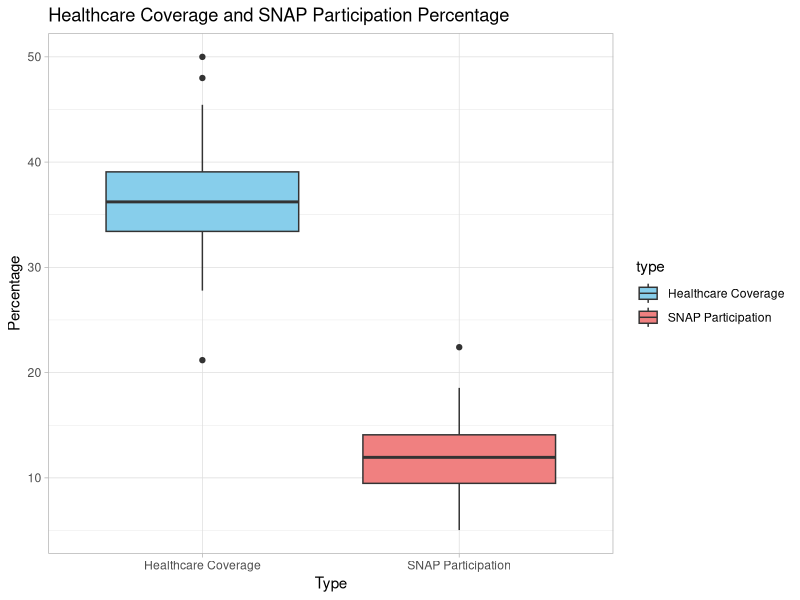
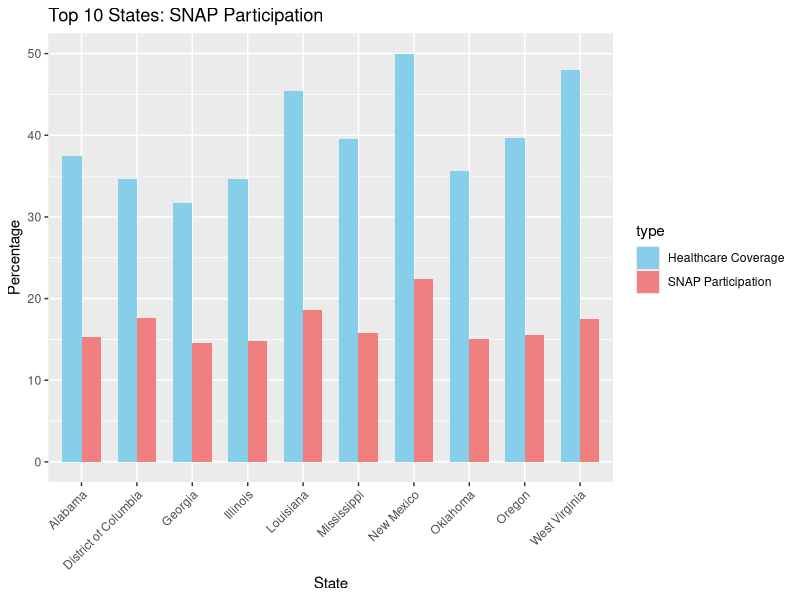
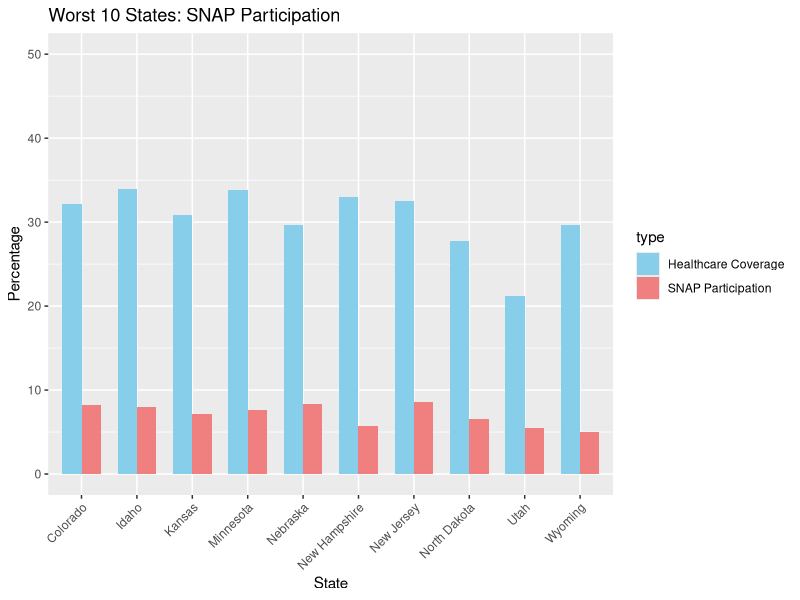
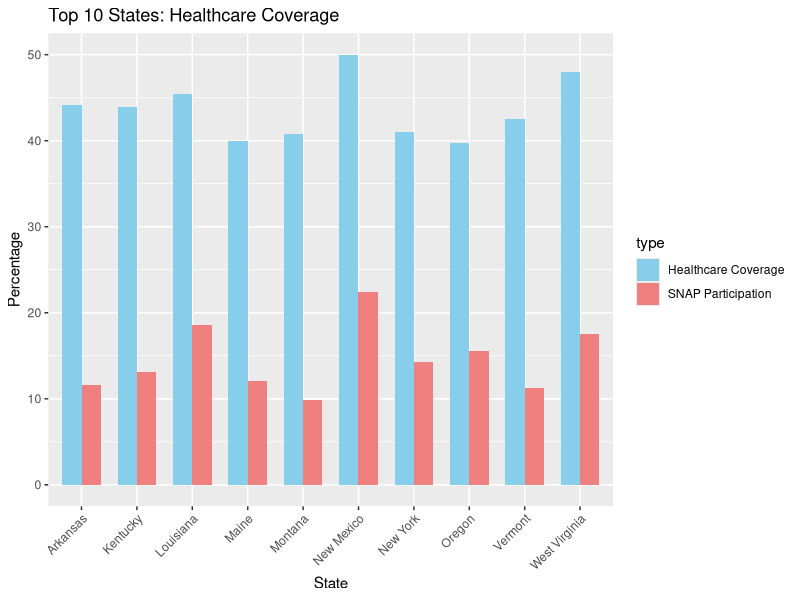
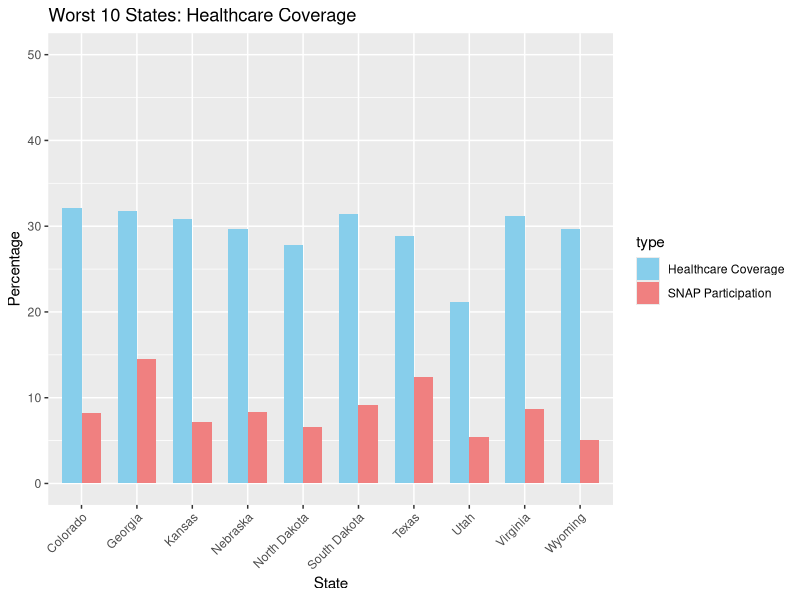
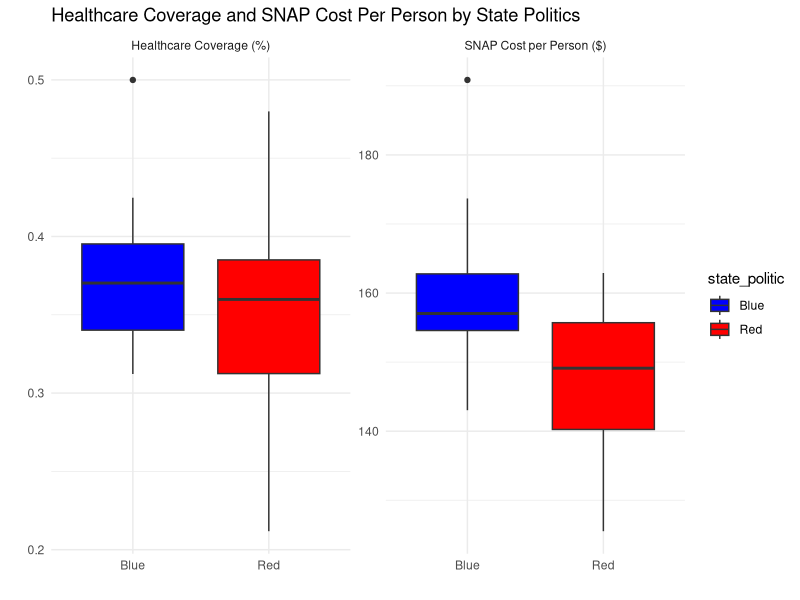
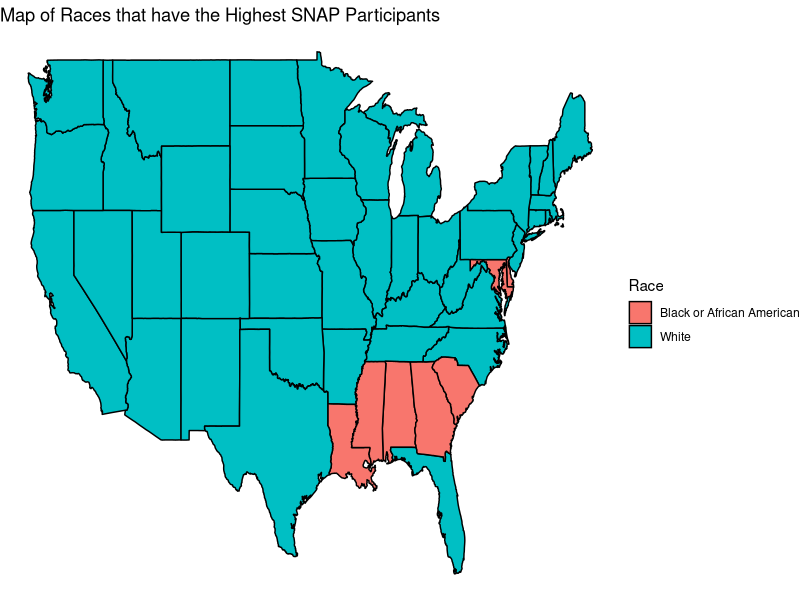
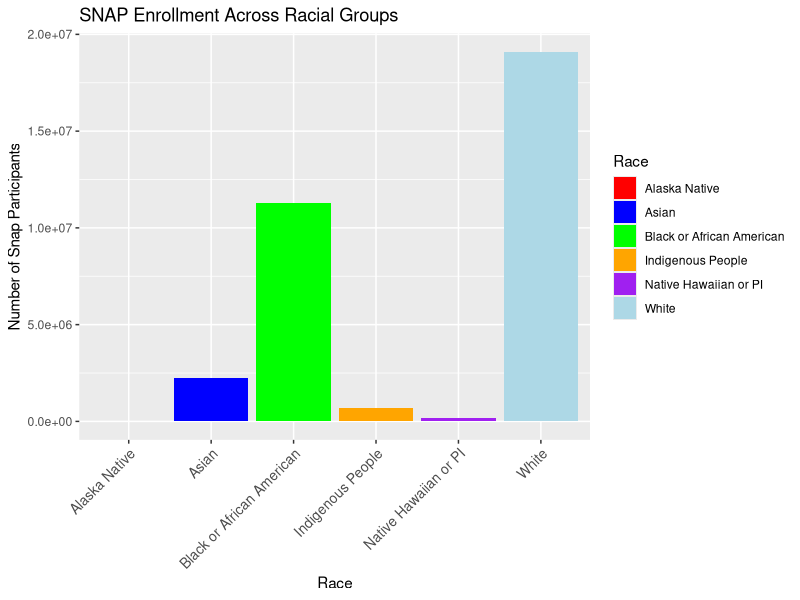

These charts were generated, in order, by the following R code: (Note: this script raises an error after producing the figures.)
## ---- chunk 1
knitr::opts_chunk$set(echo = TRUE)
## ---- chunk 2

library(tidyverse)
merged_data <- read_delim("merged_data.csv")
 
## ---- chunk 3
#I took the average of Total(population) for each state across the years to calculate the Average Population for each state. Then I added it to a new dataframe named SNAP_healthcare.
SNAP_healthcare <- merged_data %>%
  group_by(State) %>%
  summarise(`Average Population` = mean(`Total`))
## ---- chunk 4
#I took the average of SNAP Persons Participation for each state across the years. Then divided that by the Average Population to get the percentage of average SNAP participation for each state.
SNAP_participation <- merged_data %>%
  group_by(State) %>%
  summarise(Average_SNAP_Persons = mean(`SNAP Persons Participation`))

SNAP_healthcare <- left_join(SNAP_healthcare, SNAP_participation, by = "State")

SNAP_healthcare$snap_participation_percent <- (SNAP_healthcare$Average_SNAP_Persons / SNAP_healthcare$`Average Population`) * 100

## ---- chunk 5
#Calculating the percentage of healthcare coverage for each state, and then computing the average healthcare coverage across all the years.
healthcare_coverage <- merged_data %>%
  mutate(Healthcare_Coverage_Percentage = (`With public health coverage` / Total * 100))

average_healthcare_coverage <- healthcare_coverage %>%
  group_by(State) %>%
  summarise(Average_Healthcare_Coverage_Percentage = mean(Healthcare_Coverage_Percentage, na.rm = TRUE))
## ---- chunk 6
#Merging the dataset with average SNAP participation percentage and the dataset with average healthcare coverage percentage.
merged_SNAP_healthcare <- merge(average_healthcare_coverage, SNAP_healthcare, by = "State")

percentage <- merged_SNAP_healthcare %>% 
  select(State, Average_Healthcare_Coverage_Percentage, snap_participation_percent) %>% 
  rename(`Healthcare Coverage` = Average_Healthcare_Coverage_Percentage,
         `SNAP Participation` = snap_participation_percent)
## ---- chunk 7
#I reshaped the percentage data into long-form.
percentage_long <- percentage %>%
  pivot_longer(cols = -State, names_to = "type", values_to = "percentage")

## ---- chunk 8
#Plotting a boxplot using long form
plotHealthSnap <- ggplot(percentage_long, aes(x = type, y = percentage, fill = type)) +
  geom_boxplot() +
  scale_fill_manual(values = c("Healthcare Coverage" = "skyblue", "SNAP Participation" = "lightcoral")) +
  labs(title = "Healthcare Coverage and SNAP Participation Percentage",
       x = "Type",
       y = "Percentage") +
  theme_light()
print(plotHealthSnap)  
## ---- chunk 9
#Ranking the states by SNAP participation percentage.
merged_SNAP_healthcare <- merged_SNAP_healthcare %>%
  mutate(Rank_SNAP_Participation = rank(-snap_participation_percent))



top_10_states <- merged_SNAP_healthcare %>%
  filter(Rank_SNAP_Participation <= 10) %>%
  arrange(snap_participation_percent)

worst_10_states <- merged_SNAP_healthcare %>%
  filter(Rank_SNAP_Participation > n_distinct(State) - 10) %>%
  arrange(desc(snap_participation_percent))
## ---- chunk 10
#Graphing the top 10 and worst 10 states based on SNAP participation.
top_states <- percentage_long %>%
  filter(State %in% top_10_states$State)

ggplot(top_states, aes(x = State, y = percentage, fill = type)) +
  geom_bar(stat = "identity", position = "dodge", width = 0.7) +
  labs(title = "Top 10 States: SNAP Participation",
       x = "State", y = "Percentage") +
  theme(axis.text.x = element_text(angle = 45, hjust = 1)) +
  scale_fill_manual(values = c("Healthcare Coverage" = "skyblue", "SNAP Participation" = "lightcoral"))
## ---- chunk 11
worst_states <- percentage_long %>%
  filter(State %in% worst_10_states$State)

ggplot(worst_states, aes(x = State, y = percentage, fill = type)) +
  geom_bar(stat = "identity", position = "dodge", width = 0.7) +
  labs(title = "Worst 10 States: SNAP Participation",
       x = "State", y = "Percentage") +
  theme(axis.text.x = element_text(angle = 45, hjust = 1)) +
  scale_fill_manual(values = c("Healthcare Coverage" = "skyblue", "SNAP Participation" = "lightcoral")) +
  scale_y_continuous(breaks = seq(0, 50, by = 10), limits = c(0, 50))
## ---- chunk 12
#Ranking the states based on healthcare coverage percentage.
merged_SNAP_healthcare <- merged_SNAP_healthcare %>%
  mutate(Rank_Healthcare_Coverage = rank(-`Average_Healthcare_Coverage_Percentage`))

top_10_healthcare <- merged_SNAP_healthcare %>%
  filter(Rank_Healthcare_Coverage <= 10) %>%
  arrange(`Average_Healthcare_Coverage_Percentage`)

worst_10_healthcare <- merged_SNAP_healthcare %>%
  filter(Rank_Healthcare_Coverage > n_distinct(State) - 10) %>%
  arrange(desc(`Average_Healthcare_Coverage_Percentage`))
## ---- chunk 13
#Graphing the top 10 and worst 10 states based on healthcare coverage.
top_healthcare_states <- percentage_long %>%
  filter(State %in% top_10_healthcare$State)

ggplot(top_healthcare_states, aes(x = State, y = percentage, fill = type)) +
  geom_bar(stat = "identity", position = "dodge", width = 0.7) +
  labs(title = "Top 10 States: Healthcare Coverage",
       x = "State", y = "Percentage") +
  theme(axis.text.x = element_text(angle = 45, hjust = 1)) +
  scale_fill_manual(values = c("Healthcare Coverage" = "skyblue", "SNAP Participation" = "lightcoral"))
## ---- chunk 14
worst_healthcare_states <- percentage_long %>%
  filter(State %in% worst_10_healthcare$State)

ggplot(worst_healthcare_states, aes(x = State, y = percentage, fill = type)) +
  geom_bar(stat = "identity", position = "dodge", width = 0.7) +
  labs(title = "Worst 10 States: Healthcare Coverage",
       x = "State", y = "Percentage") +
  theme(axis.text.x = element_text(angle = 45, hjust = 1)) +
  scale_fill_manual(values = c("Healthcare Coverage" = "skyblue", "SNAP Participation" = "lightcoral")) +
  scale_y_continuous(breaks = seq(0, 50, by = 10), limits = c(0, 50))
## ---- chunk 15
red_states <- c("Alabama", "Alaska", "Arkansas", "Florida", "Idaho", "Indiana", 
                "Iowa", "Kansas", "Kentucky", "Louisiana", "Mississippi", "Missouri", 
                "Montana", "Nebraska", "North Carolina", "North Dakota", "Ohio", 
                "Oklahoma", "South Carolina", "South Dakota", "Tennessee", "Texas", 
                "Utah", "West Virginia", "Wyoming")

blue_states <- c("Arizona", "California", "Colorado", "Connecticut", "Delaware", 
                 "District of Columbia", "Georgia", "Hawaii", "Illinois", "Maine", 
                 "Maryland", "Massachusetts", "Michigan", "Minnesota", "Nevada", 
                 "New Hampshire", "New Jersey", "New Mexico", "New York", "Oregon", 
                 "Pennsylvania", "Rhode Island", "Vermont", "Virginia", "Washington", 
                 "Wisconsin")


merged_data_Ella <- merged_data %>%
  select(State, Year, `Total`, `With public health coverage`,  `SNAP Cost Per Persons`, `SNAP Cost Per Household`) %>%
  mutate(healthcarecover_ratio = `With public health coverage` / `Total`,
         state_politic = case_when(
           State %in% red_states ~ "Red",
           State %in% blue_states ~ "Blue",
           TRUE ~ "Other" 
         )) %>%
  group_by(State, state_politic) %>%
  summarise(
    Mean_Healthcare_Cover_Ratio = mean(healthcarecover_ratio, na.rm = TRUE),
    Mean_SNAP_Cost_Per_Person = mean(`SNAP Cost Per Persons`, na.rm = TRUE),
    Mean_SNAP_Cost_Per_Household = mean(`SNAP Cost Per Household`),
    .groups = "drop" 
  )

## ---- chunk 16


# Filter the data to include only SNAP cost per person under $200
filtered_data <- merged_data_Ella %>%
  filter(Mean_SNAP_Cost_Per_Person < 200)

# Reshape the data for plotting
long_data <- filtered_data %>%
  pivot_longer(cols = c("Mean_Healthcare_Cover_Ratio", "Mean_SNAP_Cost_Per_Person"),
               names_to = "Metric", values_to = "Value")

# Create the boxplot
ggplot(long_data, aes(x = state_politic, y = Value, fill = state_politic)) +
  geom_boxplot() +
  facet_wrap(~Metric, scales = "free_y", labeller = as_labeller(c(Mean_Healthcare_Cover_Ratio = "Healthcare Coverage (%)", Mean_SNAP_Cost_Per_Person = "SNAP Cost per Person ($)"))) +
  labs(title = "Healthcare Coverage and SNAP Cost Per Person by State Politics", x= "", y="") +
  scale_fill_manual(values = c("Red" = "red", "Blue" = "blue")) +
  theme_minimal()

## ---- chunk 17
##Calculations
#To find the indices and names of columns in the data set
printNameIndices <- function(dataSet) {
  colIndices <- 1:ncol(dataSet)
  colNames <- names(dataSet)
  colNamesIndices <- paste(colIndices, colNames, sep = ": ")
  cat(colNamesIndices, sep = "\n")
}

#To select the columns I need
selectedMergeRace <- merged_data %>%
  select(1, 13:16, 18, 19) %>%
  na.omit(merged_data)

#Reshape data into long form
reshapeSNAP <- selectedMergeRace %>%
  pivot_longer(
    cols = c(-State),
    names_to = "Race",
    values_to = "Snap_Count"
  )

#Rename values
reshapeSNAP <- reshapeSNAP %>%
  mutate(Race = recode(Race,
      "White_alone" = "White",
      "Black or African American alone" = "Black or African American",
      "Alaska Native alone" = "Alaska Native",
      "American Indian alone" = "Indigenous People",
      "Asian alone" = "Asian",
      "Native Hawaiian and Other Pacific Islander alone" = "Native Hawaiian or PI"))

#Ranking races by who uses the SNAP program the most within each state
rankRaceWithinStates <- reshapeSNAP %>%
  group_by(State) %>%
  arrange(desc(Snap_Count), .by_group = TRUE) %>%
  mutate(rank = row_number()) %>%
  arrange(rank)

#Grouping Snap_Count by Race
sumSNAPbyRace <- reshapeSNAP %>%
  group_by(Race) %>%
  mutate(SumSNAPcount = sum(Snap_Count)) %>%
  distinct(SumSNAPcount) %>%
  arrange(SumSNAPcount)
## ---- chunk 18
##Map Plotting

library(maps)

states_map <- map_data("state")
states_map$region <- tolower(states_map$region)

#Consistency
rankRaceWithinStates$State <- tolower(rankRaceWithinStates$State)

#Create new data frame of the highest race in each state for mapping
highestRaceSNAP <- left_join(states_map, rankRaceWithinStates[1:51, ], by = c("region" = "State"))

#Plotting a US map with the race that has the highest SNAP participation
raceMap <- ggplot(highestRaceSNAP, aes(x = long, y = lat, group = group, fill = factor(Race))) +
  geom_polygon(color = "black") +
  theme_void() +
  labs(title = "Map of Races that have the Highest SNAP Participants",
       fill = "Race")
print(raceMap)
## ---- chunk 19
#Bar Plotting
#Plotting a Bar plot to compare the race groups nationally
raceBar <- ggplot(sumSNAPbyRace) +
  geom_col(aes(x = Race, y = SumSNAPcount, fill = Race)) +
  scale_fill_manual(values = c("red", "blue", "green", "orange", "purple","lightblue")) +
  labs(title = "SNAP Enrollment Across Racial Groups",
       x = "Race",
       y = "Number of Snap Participants") +
  theme(axis.text.x = element_text(angle = 45, hjust = 1, size = 10))
print(raceBar)
## ---- chunk 20
# I filtered the data for the highest 20 states. I just wanted to focus on 20 states.
top_10_states <- merged_data %>%
  group_by(State) %>%
  summarize(avg_participation = mean(`SNAP Household Participation`, na.rm = TRUE)) %>%
  top_n(10, wt = avg_participation) %>%
  pull(State)
## ---- chunk 21
filtered_data <- merged_data %>%
  filter(State %in% top_10_states)
# Made in order levels year based on the SNAP participation average.
filtered_data$Year <- factor(filtered_data$Year, levels = unique(filtered_data$Year[order(-filtered_data$`SNAP Household Participation`)]))

## ---- chunk 22
# Calculated the SNAP participation average for each state. 
avg_participation_per_state <- filtered_data %>%
  group_by(State) %>%
  summarize(avg_participation = mean(`SNAP Household Participation`, na.rm = TRUE))

## ---- chunk 23
# I reordered the states based on the SNAP participation average.
filtered_data$State <- factor(filtered_data$State, levels = avg_participation_per_state$State[order(avg_participation_per_state$avg_participation)])
# Also I made a color palette with the same order as the levels of Year.
color_palette <- RColorBrewer::brewer.pal(5, "Set1")[order(levels(filtered_data$Year))]
## ---- chunk 24
# Bar for SNAP participation in the highest 10 states
snap_bar_top_10 <- ggplot(filtered_data, aes(x = State, y = `SNAP Household Participation`, fill = Year)) +
  geom_bar(stat = "identity", position = "dodge") +
  labs(title = "SNAP Participation in Top 10 States",
       x = "State",
       y = "SNAP Household Participation",
       fill = "Year") +
  scale_y_continuous(labels = scales::label_number_si()) +
  theme_minimal() +
  theme(axis.text.x = element_text(angle = 45, hjust = 1)) 
  

print(snap_bar_top_10)

#The year label on the bar side represent the in order of the years how snap went upward and downward for the past five years with it's color. 

